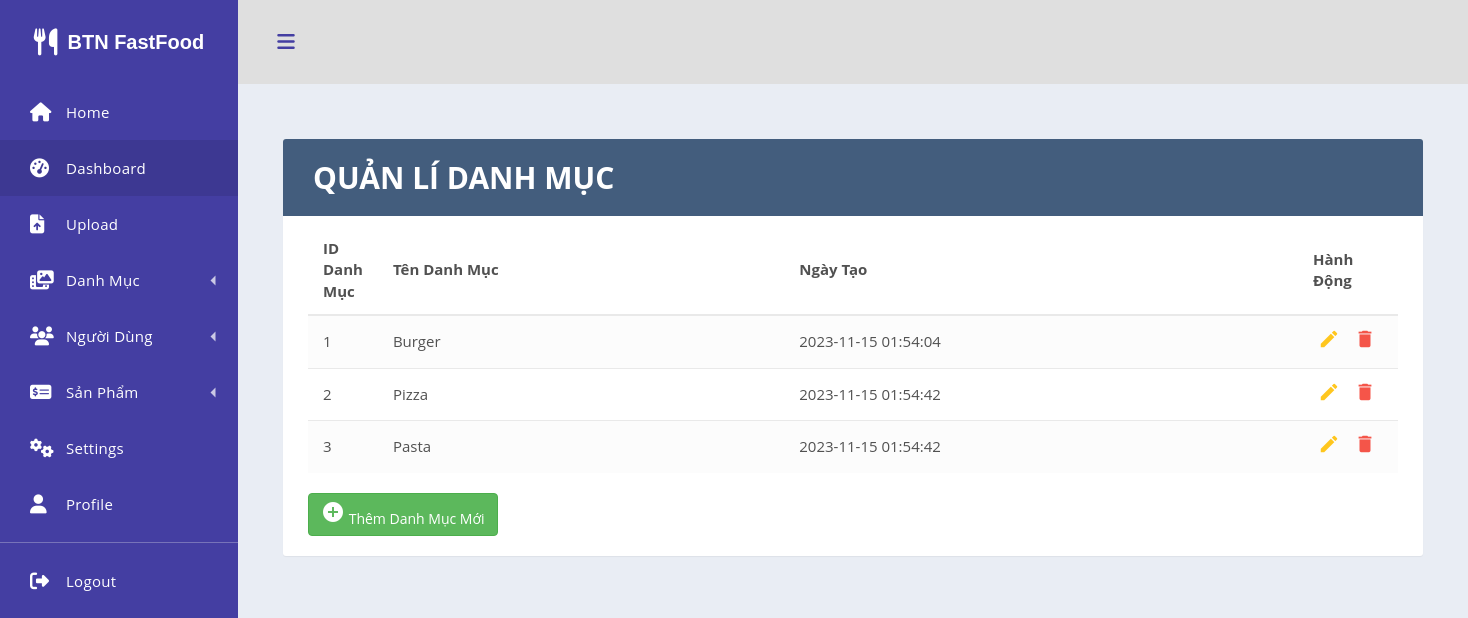
Screenshot of /Controller/index-admin.php?request=categories with the database file from the repository.
### tables this page shows
CREATE TABLE `categories` (
  `id_categories` int(11) NOT NULL,
  `name_categories` varchar(225) DEFAULT NULL,
  `date_created` timestamp NOT NULL DEFAULT current_timestamp() ON UPDATE current_timestamp()
);

### Model/pdo.php (called while the page is built, shortened)
<?php
function pdo_get_connection(){
    $dburl = "mysql:host=localhost;dbname=nhom_9;charset=utf8";
    $username = 'root';
    $password = '';
    $conn = new PDO($dburl, $username, $password);
    $conn->setAttribute(PDO::ATTR_ERRMODE, PDO::ERRMODE_EXCEPTION);
    return $conn;
}
function pdo_query($sql){
    $sql_args = array_slice(func_get_args(), 1);
    try{
        $conn = pdo_get_connection();
        $stmt = $conn->prepare($sql);
        $stmt->execute($sql_args);
        $rows = $stmt->fetchAll();
        return $rows;
    }
    catch(PDOException $e){
        throw $e;
    }
    finally{
        unset($conn);
    }
}

### Model/action-categories.php (called while the page is built, shortened)
<?php
    function Load_All_Data_Categories(){
        $sql = "SELECT `id_categories`, `name_categories`, `date_created` FROM `categories`";
        $list_categories = pdo_query($sql);
        return $list_categories;
    }
?>

### View/Admin/categories.php (the view, shortened to what this page needs)
<div class='dashboard-app'>
        <header class='dashboard-toolbar'><a href="#!" class="menu-toggle"><i class="fas fa-bars"></i></a></header>
        <div class='dashboard-content'>
            <div class="container">
<div class="table-wrapper">
                <div class="table-title">
                <div class="row ">
                    <div class="col-sm-6">
                    <b style = "font-size:30px">QUẢN LÍ DANH MỤC</b>
                    </div>
                </div>
                </div>
                <table class="table table-striped table-hover">
                <thead>
                    <tr>
                    <th>ID Danh Mục</th>
                    <th>Tên Danh Mục</th>
                    <th>Ngày Tạo</th>
                    <th>Hành Động</th>
                    </tr>
                </thead>
                <tbody>
                    <?php foreach ($list_categories as $value): extract($value) ?>
                                <tr>
                                                    <td><?=$id_categories?></td>
                                                    <td><?=$name_categories?></td>
                                                    <td><?=$date_created?></td>
                                                    <td>
                                                        <a href="../../../Dự_án_1/Controller/index-admin.php?request=edit&&id=<?=$id_categories?>" class="edit" data-toggle="modal">
                                                            <i class="material-icons" data-toggle="tooltip" title="Edit">&#xE254;</i>
                                                        </a>
                                                        <a href="../../../Dự_án_1/Controller/index-admin.php?request=delete&&id=<?=$id_categories?>" onclick = "return confirm('Bạn có muốn xóa không?')" class="delete" data-toggle="modal">
                                                            <i class="material-icons"  data-toggle="tooltip" title="Delete">&#xE872;</i>
                                                        </a>
                                                    </td>
                                                </tr>
                    <?php endforeach ?>
                </tbody>
                </table>
                <a href="../../../Dự_án_1/Controller/index-admin.php?request=create" class="btn btn-success" data-toggle="modal"><i class="material-icons">&#xE147;</i> <span>Thêm Danh Mục Mới</span></a>
            </div>
            </div>
</div>
            </div>
        </div>
</body>
</html>

### View/Admin/sidebar.php (shortened to what this page needs)
<!DOCTYPE html>
<html lang="en">
<head>
    <link rel="stylesheet" href="https://cdnjs.cloudflare.com/ajax/libs/limonte-sweetalert2/7.2.0/sweetalert2.min.css">
    <link rel="stylesheet" href="https://maxcdn.bootstrapcdn.com/font-awesome/4.7.0/css/font-awesome.min.css">
    <link rel="stylesheet" href="https://maxcdn.bootstrapcdn.com/bootstrap/3.3.7/css/bootstrap.min.css">
    <link rel="stylesheet" href="https://ajax.googleapis.com/ajax/libs/jquery/1.12.4/jquery.min.js">
    <link rel="stylesheet" href="https://cdnjs.cloudflare.com/ajax/libs/twitter-bootstrap/4.5.2/js/bootstrap.min.js">
    <link rel="stylesheet" href="https://cdnjs.cloudflare.com/ajax/libs/jquery/3.5.1/jquery.min.js">
    <link rel="stylesheet" href="https://cdnjs.cloudflare.com/ajax/libs/font-awesome/6.4.2/css/all.min.css" />
    <link rel="stylesheet" href="../../View/css/table_categories.css">
    <link rel="stylesheet" href="../View/css/admin.css">
</head>
<body>
<div class='dashboard'>
    <div class="dashboard-nav">
        <header><a href="#" class="brand-logo"><i class="fa-sharp fa-solid fa-utensils" style="color: #ffffff;"></i> <span>BTN FastFood</span></a></header>
        <nav class="dashboard-nav-list"><a href="../../../Dự_án_1/Controller/index-home.php" class="dashboard-nav-item"><i class="fas fa-home"></i>
            Home </a><a
                href="#" class="dashboard-nav-item active"><i class="fas fa-tachometer-alt"></i> Dashboard
        </a><a
                href="#" class="dashboard-nav-item"><i class="fas fa-file-upload"></i> Upload </a>
            <div class='dashboard-nav-dropdown'><a href="#" class="dashboard-nav-item dashboard-nav-dropdown-toggle"><i
                    class="fas fa-photo-video"></i> Danh Mục </a>
            </div>
            <div class='dashboard-nav-dropdown'><a href="#!" class="dashboard-nav-item dashboard-nav-dropdown-toggle"><i
                    class="fas fa-users"></i> Người Dùng </a>
            </div>
            <div class='dashboard-nav-dropdown'><a href="#!" class="dashboard-nav-item dashboard-nav-dropdown-toggle"><i
                    class="fas fa-money-check-alt"></i> Sản Phẩm </a>
            </div>
            <a href="#" class="dashboard-nav-item"><i class="fas fa-cogs"></i> Settings </a><a
                    href="#" class="dashboard-nav-item"><i class="fas fa-user"></i> Profile </a>
          <div class="nav-item-divider"></div>
          <a
                    href="#" class="dashboard-nav-item"><i class="fas fa-sign-out-alt"></i> Logout </a>
        </nav>
    </div>

### Controller/index-admin.php (shortened to what this page needs)
<?php
include "../Model/pdo.php";
include "../Model/action-categories.php";
include "../View/Admin/sidebar.php";
if(isset($_GET['request']) && $_GET['request']){
        switch($_GET['request']){
            case "categories":
                $list_categories = Load_All_Data_Categories();
                include "../View/Admin/categories.php";
                break;
        }
}else{
    include "../View/Admin/dashboard.php";
}
?>

### View/css/table_categories.css (style rules this page uses)
.table-wrapper { background: #fff; padding: 20px 25px; margin: 30px 0; border-radius: 3px; box-shadow: 0 1px 1px rgba(0, 0, 0, 0.05); }
.table-title { padding-bottom: 15px; background: #435d7d; color: #fff; padding: 16px 30px; margin: -20px -25px 10px; border-radius: 3px 3px 0 0; }
table.table tr th, table.table tr td { border-color: #e9e9e9; padding: 12px 15px; vertical-align: middle; }
table.table tr th:first-child { width: 60px; }
table.table tr th:last-child { width: 100px; }
table.table-striped tbody tr:nth-of-type(odd) { background-color: #fcfcfc; }
table.table td:last-child i { opacity: 0.9; font-size: 22px; margin: 0 5px; }
table.table td a { font-weight: bold; color: #566787; display: inline-block; text-decoration: none; outline: none !important; }
table.table td a.edit { color: #ffc107; }
table.table td a.delete { color: #f44336; }
table.table td i { font-size: 19px; }

### rows the page displays
categories: id_categories "1", name_categories "Burger", date_created "2023-11-15 01:54:04"
categories: id_categories "2", name_categories "Pizza", date_created "2023-11-15 01:54:42"
categories: id_categories "3", name_categories "Pasta", date_created "2023-11-15 01:54:42"
